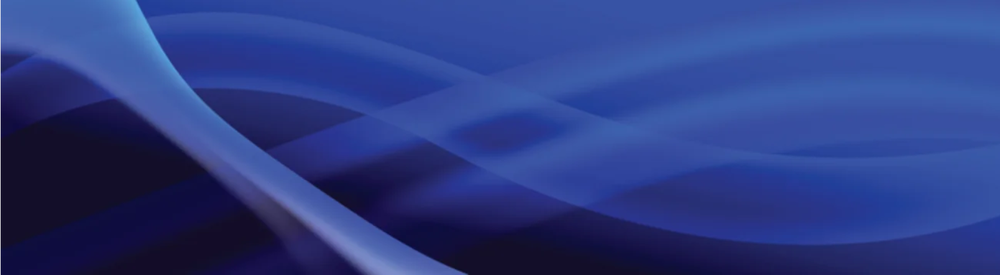
#> input picture test.png, 1000 x 275 px, shrunk from 1609 x 442 before the run
$ python Task.py
#> lines starting #> are read from the running program, lines starting #| are printed output that depends on the picture; after the words box and inside, x2 and y2 are one past the last pixel; in counts of white or black regions, pixels touching at a corner belong together
import cv2

img = cv2.imread("test.png")
#> img is the input picture: shape (275, 1000, 3); mean B, G, R 131.7, 60.8, 44.5

cv2.putText(img, "Object detected", (50,50),
            cv2.FONT_HERSHEY_SIMPLEX, 1,
            (0,255,0), 2)
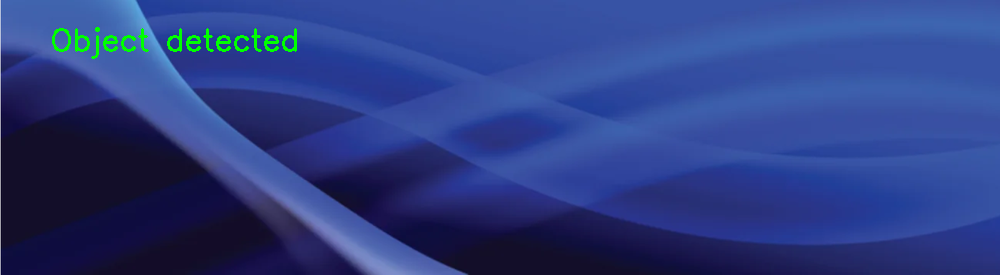
#> img: shape (275, 1000, 3); 0.67% of pixels changed, all inside (x1, y1, x2, y2) = (52, 27, 297, 59)

cv2.imshow("Text",img)
cv2.waitKey(0)
cv2.destroyAllWindows()
